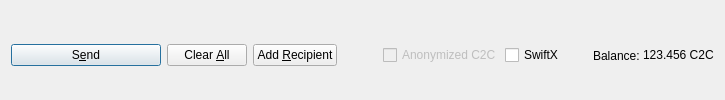
         <widget class="QFrame" name="frame_Send">
          <layout class="QHBoxLayout" name="horizontalLayout">
           <property name="bottomMargin">
            <number>0</number>
           </property>
           <item>
            <widget class="QPushButton" name="sendButton">
             <property name="minimumSize">
              <size>
               <width>150</width>
               <height>0</height>
              </size>
             </property>
             <property name="toolTip">
              <string>Confirm the send action</string>
             </property>
             <property name="text">
              <string>S&amp;end</string>
             </property>
             <property name="icon">
              <iconset resource="../chunicoin.qrc">
               <normaloff>:/icons/send</normaloff>:/icons/send</iconset>
             </property>
             <property name="autoDefault">
              <bool>false</bool>
             </property>
             <property name="default">
              <bool>true</bool>
             </property>
            </widget>
           </item>
           <item>
            <widget class="QPushButton" name="clearButton">
             <property name="sizePolicy">
              <sizepolicy hsizetype="Minimum" vsizetype="Fixed">
               <horstretch>0</horstretch>
               <verstretch>0</verstretch>
              </sizepolicy>
             </property>
             <property name="toolTip">
              <string>Clear all fields of the form.</string>
             </property>
             <property name="text">
              <string>Clear &amp;All</string>
             </property>
             <property name="icon">
              <iconset resource="../chunicoin.qrc">
               <normaloff>:/icons/remove</normaloff>:/icons/remove</iconset>
             </property>
             <property name="autoDefault">
              <bool>false</bool>
             </property>
            </widget>
           </item>
           <item>
            <widget class="QPushButton" name="addButton">
             <property name="toolTip">
              <string>Send to multiple recipients at once</string>
             </property>
             <property name="text">
              <string>Add &amp;Recipient</string>
             </property>
             <property name="icon">
              <iconset resource="../chunicoin.qrc">
               <normaloff>:/icons/add</normaloff>:/icons/add</iconset>
             </property>
             <property name="autoDefault">
              <bool>false</bool>
             </property>
            </widget>
           </item>
           <item>
            <spacer name="horizontalSpacer">
             <property name="orientation">
              <enum>Qt::Horizontal</enum>
             </property>
             <property name="sizeHint" stdset="0">
              <size>
               <width>40</width>
               <height>20</height>
              </size>
             </property>
            </spacer>
           </item>
           <item>
            <layout class="QHBoxLayout" name="horizontalLayout_2">
             <property name="spacing">
              <number>3</number>
             </property>
             <item>
              <widget class="QCheckBox" name="checkzC2C">
               <property name="enabled">
                <bool>false</bool>
               </property>
               <property name="text">
                <string>Anonymized C2C</string>
               </property>
              </widget>
             </item>
             <item>
              <widget class="QCheckBox" name="checkSwiftTX">
               <property name="enabled">
                <bool>true</bool>
               </property>
               <property name="minimumSize">
                <size>
                 <width>85</width>
                 <height>0</height>
                </size>
               </property>
               <property name="text">
                <string>SwiftX</string>
               </property>
              </widget>
             </item>
             <item>
              <widget class="QLabel" name="label">
               <property name="text">
                <string>Balance:</string>
               </property>
              </widget>
             </item>
             <item>
              <widget class="QLabel" name="labelBalance">
               <property name="sizePolicy">
                <sizepolicy hsizetype="Preferred" vsizetype="Fixed">
                 <horstretch>0</horstretch>
                 <verstretch>0</verstretch>
                </sizepolicy>
               </property>
               <property name="cursor">
                <cursorShape>IBeamCursor</cursorShape>
               </property>
               <property name="text">
                <string notr="true">123.456 C2C</string>
               </property>
               <property name="textInteractionFlags">
                <set>Qt::LinksAccessibleByMouse|Qt::TextSelectableByKeyboard|Qt::TextSelectableByMouse</set>
               </property>
              </widget>
             </item>
            </layout>
           </item>
          </layout>
         </widget>
